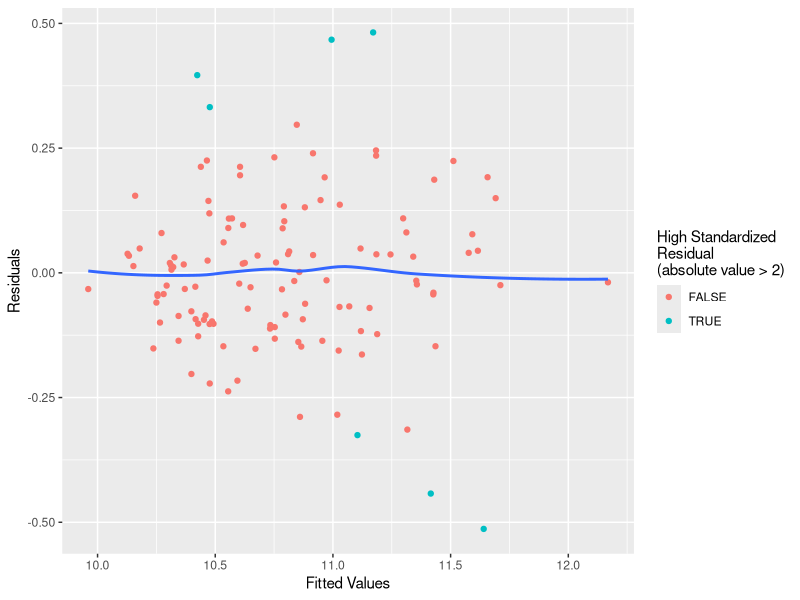
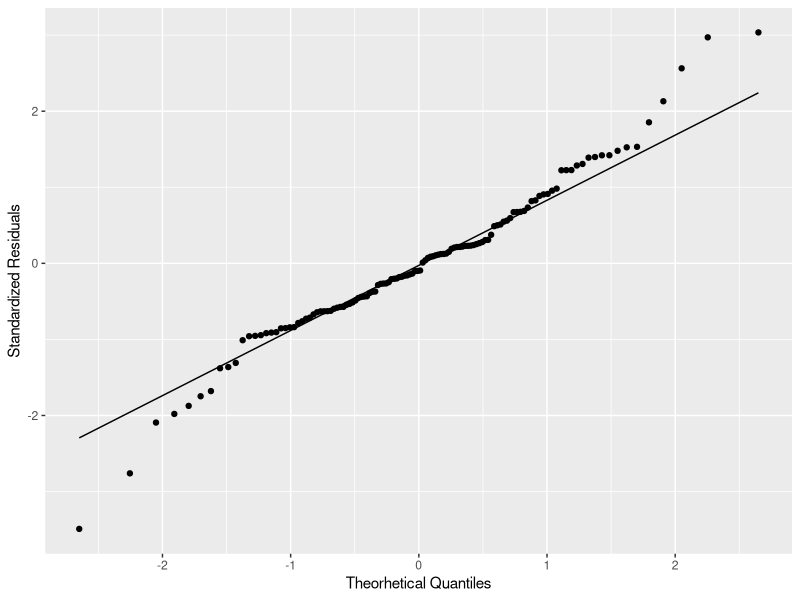
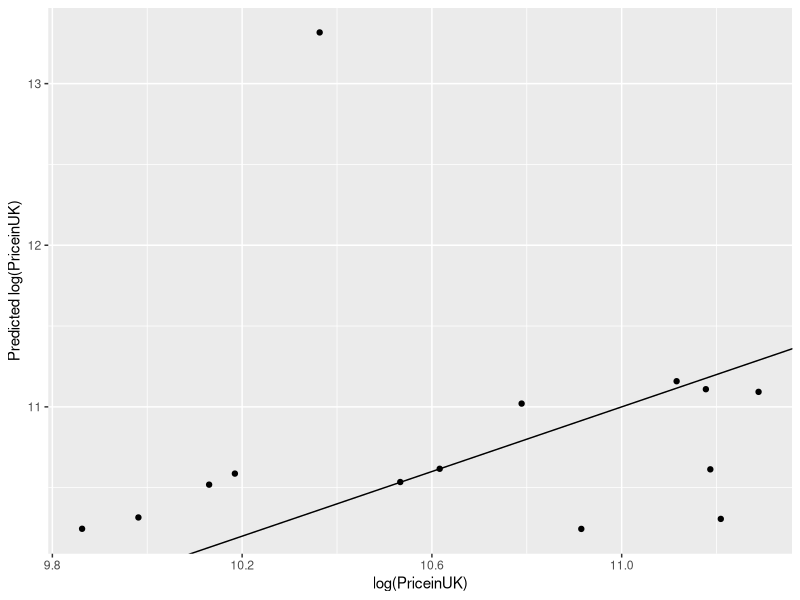

R code for these plots, in order:
## ---- chunk 1
knitr::opts_chunk$set(echo = FALSE)
## ---- chunk 2
library(dplyr)
library(ggplot2)
library(knitr)
library(magrittr)
library(tidyr)

full_data <-  read.csv("Dataset/cleaned_data.csv")
data <- full_data %>%
  drop_na
final_model <- (
    log(PriceinUK) ~
      log(Subtitle) +
      poly(Acceleration, 2, raw = T) + 
      poly(TopSpeed, 2, raw = T) +
      log(Efficiency) +
      NumberofSeats
) %>%
  lm(data)
## ---- chunk 3
coefficient_tab <- final_model %>%
  summary %$%
  coefficients

coefficient_tab[1:4, ] %>%
  kable
## ---- chunk 4
coefficient_tab <- final_model %>%
  summary %$%
  coefficients

coefficient_tab[5:8, ] %>%
  kable
## ---- chunk 5
std_residuals <- final_model %>%
  rstandard

ggplot(
  mapping = aes(
    x = final_model$fitted.values,
    y = final_model$residuals,
  )
) +
  geom_point(aes(color = std_residuals %>% abs > 2)) +
  geom_smooth(se = F) +
  labs(
    x = "Fitted Values",
    y = "Residuals",
    color = "High Standardized\nResidual\n(absolute value > 2)"
  )
## ---- chunk 6
ggplot(mapping = aes(sample = std_residuals)) +
  geom_qq() +
  geom_qq_line() +
  labs(
    x = "Theorhetical Quantiles",
    y = "Standardized Residuals"
  )
## ---- chunk 7
found_ind <- c(5, 7, 9, 12, 18, 22, 28, 29, 35, 36, 42, 44)
found_prices <- c(22585, 35050, 28950, 34995, 48335, 49105, 72175, 73785, 51510, 53010, 54990, 48280)
full_data[found_ind, "PriceinUK"] <- found_prices
test_data <- anti_join(full_data, data, by = "Name") %>%
  select(
    Name,
    PriceinUK,
    Subtitle,
    Acceleration,
    TopSpeed,
    Efficiency,
    NumberofSeats
  ) %>%
  drop_na

log_test <- test_data$PriceinUK %>% log
pred_log_test <- final_model %>% predict(test_data)

log_train <- data$PriceinUK %>% log
pred_log_train <- final_model$fitted.values

ggplot(
  mapping = aes(log_test, pred_log_test)
) +
  geom_abline(slope = 1, intercept = 0) +
  geom_point() +
  labs(
    x = "log(PriceinUK)",
    y = "Predicted log(PriceinUK)"
  )


c(
  (log_test - pred_log_test)^2 %>% mean,
  (test_data$PriceinUK - exp(pred_log_test))^2 %>% mean
)
